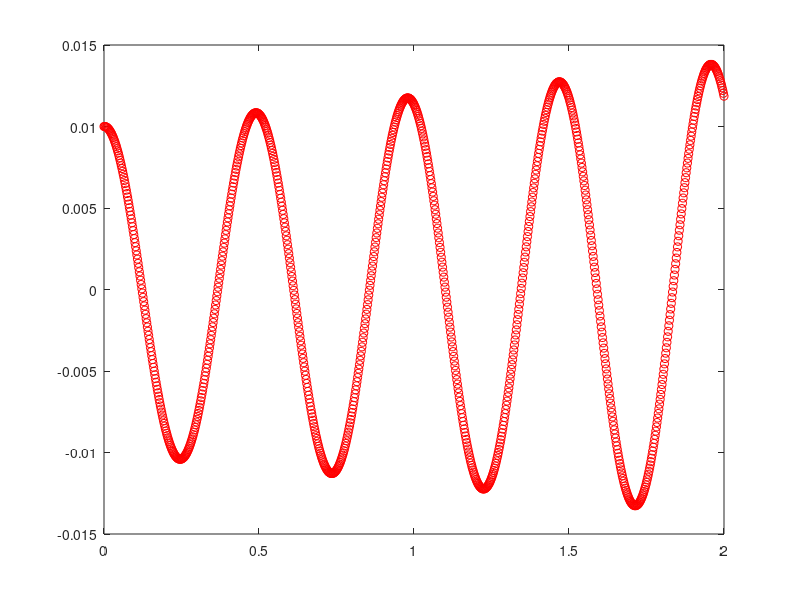
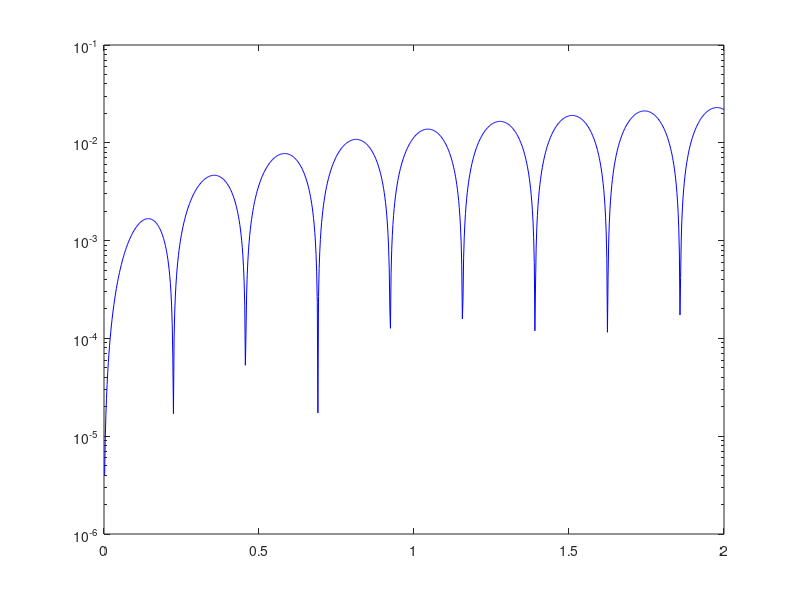

Source code (MATLAB) for these figures, in order:
%Runge-Kutta 4
clearvars;
%dy/dt = f(t,y), a ≤ t ≤ b & y(0) = y0
%Coefficients
% k1 = h*f(ti, yi-1)
% k2 = h*f(ti-1 + h/2, yi-1 + k1/2)
% k3 = h*f(ti-1 + h/2, yi-1 + k2/2)
% k4 = h*f(ti-1, yi-1 +k3)
% yi = yi-1 + 1/6*[k1 + 2k2 + 2k3 + k4]

ti = 0; %seconds
tf = 2; %seconds
x0 = 0.01; %meters
v0 = 0; %meters/second
k = 2.0; %Newtons/meter
m = 0.01; %kilograms

f = @(x) -(k/m)*x;
%g = @(v) v;

N = 1000;
h = (tf-ti)/N;
t = zeros(N+1,1);
x = zeros(N+1,1);
v = zeros(N+1,1);

x(1) = x0;
v(1) = v0;
t(1) = ti;

for i = 1:N
    t(i+1) = ti + i*h;
    kv1 = h*(f(x(i)));
    kv2 = h*(f(x(i) + kv1/2));
    kv3 = h*(f(x(i) + kv2/2));
    kv4 = h*(f(x(i) + kv3));
    v(i+1) = v(i) + (1/6)*(kv1 + 2*kv2 + 2*kv3 + kv4);

    kx1 = h*(v(i));
    kx2 = h*(v(i) + kx1/2);
    kx3 = h*(v(i) + kx2/2);
    kx4 = h*(v(i) + kx3);
    x(i+1) = x(i) + (1/6)*(kx1 + 2*kx2 + 2*kx3 + kx4);
end

xrk4 = x;
xf = @(t) x0*cos(sqrt(k/m)*t);

figure(1);
plot(t, xrk4, 'or');

figure(2);
semilogy(t, abs(xf(t) - xrk4), 'b');
